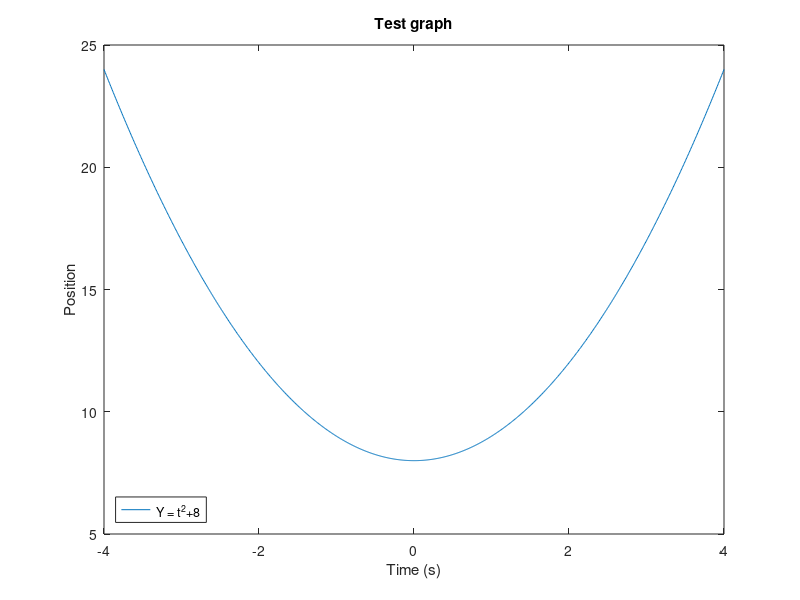

Source code (MATLAB):
%% Init
clear
clc

%% Stuff 1

m=2


%% Stuff 2

t=linspace(-4,4, 1000);
Y=t.^2 + 8;
figure('Name','Test Graph Window','NumberTitle','off')
plot(t,Y)
xlabel('Time (s)') 
ylabel('Position')
title('Test graph')
legend({'Y = t^2+8'},'Location','southwest')


%% Clean

clc
clear